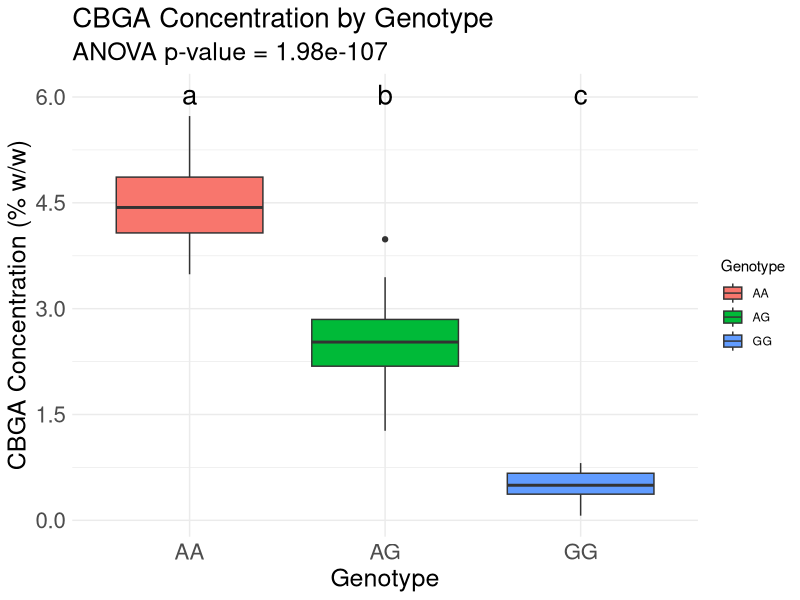
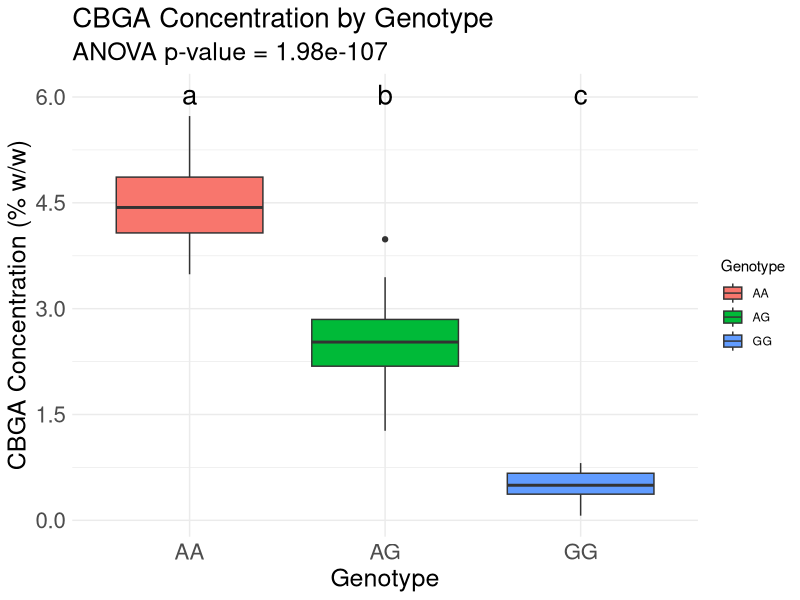

Write R code to recreate these figures, in order.
# Load necessary libraries
# 'dplyr' for data manipulation, 'ggplot2' for plotting, and 'multcompView' for Tukey HSD test letters
library(dplyr)
library(ggplot2)
library(multcompView)

# Set seed for reproducibility, ensuring that the random data generated is the same every time
set.seed(42)

# Generate mock data for the experiment
# 'Plant_ID' will be a sequence of 200 plant IDs
Plant_ID <- 1:200

# 'Genotype' will be randomly assigned as "AA", "AG", or "GG" with probabilities of 0.25, 0.50, and 0.25, respectively
Genotype <- sample(c("AA", "AG", "GG"), 200, replace = TRUE, prob = c(0.25, 0.50, 0.25))

# 'CBGA_Concentration' will be generated based on the genotype:
# - If genotype is "AA", CBGA concentration is normally distributed with mean=4.5 and sd=0.5
# - If genotype is "AG", CBGA concentration is normally distributed with mean=2.5 and sd=0.5
# - If genotype is "GG", CBGA concentration is normally distributed with mean=0.5 and sd=0.2
CBGA_Concentration <- ifelse(
        Genotype == "AA", rnorm(200, mean = 4.5, sd = 0.5),
        ifelse(Genotype == "AG", rnorm(200, mean = 2.5, sd = 0.5),
               rnorm(200, mean = 0.5, sd = 0.2))
)

# Create a dataframe from the generated data
df <- data.frame(Plant_ID, Genotype, CBGA_Concentration)

# Convert Genotype to a factor to ensure proper handling in ggplot (ensuring proper order on x-axis)
df$Genotype <- factor(df$Genotype, levels = c("AA", "AG", "GG"))

# Perform ANOVA to check for significant differences between genotypes
anova_model <- aov(CBGA_Concentration ~ Genotype, data = df)

# Extract the p-value from the ANOVA results for displaying in the subtitle
anova_p <- summary(anova_model)[[1]]["Genotype", "Pr(>F)"]

# Perform Tukey's HSD test to conduct pairwise comparisons between genotypes
tukey_results <- TukeyHSD(anova_model)

# Extract the Tukey test results and assign letters to represent statistical significance
tukey_letters <- multcompLetters4(anova_model, tukey_results)$Genotype

# Create a dataframe to hold the Tukey results and the corresponding letters
letters_df <- data.frame(Genotype = names(tukey_letters$Letters), Letter = tukey_letters$Letters)

# Create boxplot for CBGA concentration by genotype, with Tukey letters and customized axis ticks
ggplot(df, aes(x = Genotype, y = CBGA_Concentration, fill = Genotype)) +
        geom_boxplot() +  # Add boxplot to show distribution of CBGA concentrations by Genotype
        geom_text(data = letters_df, aes(x = Genotype, y = max(df$CBGA_Concentration) + 0.3, label = Letter), size = 7) +  # Add Tukey test letters above the boxes
        theme_minimal() +  # Use a clean minimal theme
        labs(title = "CBGA Concentration by Genotype",  # Add plot title
             subtitle = paste0("ANOVA p-value = ", signif(anova_p, 3)),  # Add subtitle with the ANOVA p-value
             y = "CBGA Concentration (% w/w)", x = "Genotype") +  # Label axes
        theme(plot.subtitle = element_text(size = 18),  # Set subtitle font size
              axis.title.x = element_text(size = 18),  # Set x-axis label font size
              axis.title.y = element_text(size = 18),  # Set y-axis label font size
              axis.text.x = element_text(size = 16),  # Set x-axis tick text font size
              axis.text.y = element_text(size = 16),  # Set y-axis tick text font size
              plot.title = element_text(size = 20)) +  # Make the title larger
        scale_y_continuous(breaks = seq(0, 6, by = 1.5)) +  # Customize y-axis ticks (0, 1.5, 3, 4.5, 6)
        scale_x_discrete(labels = c("AA", "AG", "GG"))  # Ensure the x-axis labels are the desired genotypes

# Save the plot as a PNG file
ggsave("CBGA_Genotype_Boxplot_With_ANOVA_Customized.png", width = 6, height = 4, dpi = 300)
